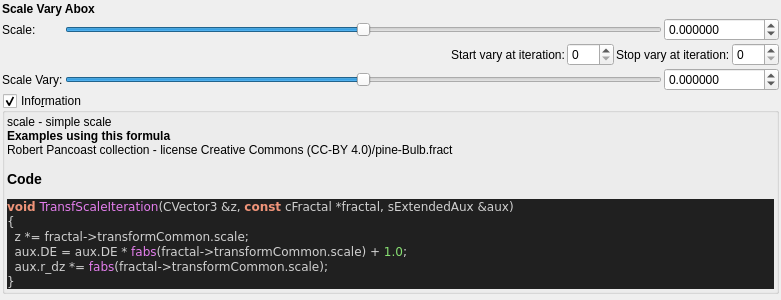
<?xml version="1.0" encoding="UTF-8"?>
<ui version="4.0">
 <class>Form</class>
 <widget class="QWidget" name="Form">
  <property name="geometry">
   <rect>
    <x>0</x>
    <y>0</y>
    <width>781</width>
    <height>300</height>
   </rect>
  </property>
  <property name="windowTitle">
   <string notr="true">transf_scale</string>
  </property>
  <layout class="QVBoxLayout" name="verticalLayout">
   <property name="spacing">
    <number>2</number>
   </property>
   <property name="leftMargin">
    <number>2</number>
   </property>
   <property name="topMargin">
    <number>2</number>
   </property>
   <property name="rightMargin">
    <number>2</number>
   </property>
   <property name="bottomMargin">
    <number>2</number>
   </property>
   <item>
    <layout class="QGridLayout" name="gridLayout_14">
     <item row="2" column="0" colspan="5">
      <layout class="QGridLayout" name="gridLayout_30">
       <property name="spacing">
        <number>2</number>
       </property>
       <item row="0" column="1">
        <widget class="QSlider" name="slider_mandelbox_scale">
         <property name="sizePolicy">
          <sizepolicy hsizetype="Expanding" vsizetype="Maximum">
           <horstretch>0</horstretch>
           <verstretch>0</verstretch>
          </sizepolicy>
         </property>
         <property name="minimum">
          <number>-5000000</number>
         </property>
         <property name="maximum">
          <number>5000000</number>
         </property>
         <property name="singleStep">
          <number>1</number>
         </property>
         <property name="orientation">
          <enum>Qt::Horizontal</enum>
         </property>
        </widget>
       </item>
       <item row="2" column="2">
        <widget class="MyDoubleSpinBox" name="spinbox_mandelbox_vary_scale_vary">
         <property name="sizePolicy">
          <sizepolicy hsizetype="Minimum" vsizetype="Maximum">
           <horstretch>0</horstretch>
           <verstretch>0</verstretch>
          </sizepolicy>
         </property>
         <property name="prefix">
          <string/>
         </property>
         <property name="suffix">
          <string/>
         </property>
         <property name="decimals">
          <number>6</number>
         </property>
         <property name="minimum">
          <double>-100000.000000000000000</double>
         </property>
         <property name="maximum">
          <double>100000.000000000000000</double>
         </property>
         <property name="singleStep">
          <double>0.100000000000000</double>
         </property>
        </widget>
       </item>
       <item row="2" column="1">
        <widget class="QSlider" name="slider_mandelbox_vary_scale_vary">
         <property name="sizePolicy">
          <sizepolicy hsizetype="Expanding" vsizetype="Maximum">
           <horstretch>0</horstretch>
           <verstretch>0</verstretch>
          </sizepolicy>
         </property>
         <property name="minimum">
          <number>-1000000</number>
         </property>
         <property name="maximum">
          <number>1000000</number>
         </property>
         <property name="value">
          <number>0</number>
         </property>
         <property name="sliderPosition">
          <number>0</number>
         </property>
         <property name="orientation">
          <enum>Qt::Horizontal</enum>
         </property>
        </widget>
       </item>
       <item row="2" column="0">
        <widget class="QLabel" name="label_142">
         <property name="text">
          <string>Scale Vary:</string>
         </property>
        </widget>
       </item>
       <item row="0" column="2">
        <widget class="MyDoubleSpinBox" name="spinbox_mandelbox_scale">
         <property name="sizePolicy">
          <sizepolicy hsizetype="Minimum" vsizetype="Maximum">
           <horstretch>0</horstretch>
           <verstretch>0</verstretch>
          </sizepolicy>
         </property>
         <property name="prefix">
          <string/>
         </property>
         <property name="suffix">
          <string/>
         </property>
         <property name="decimals">
          <number>6</number>
         </property>
         <property name="minimum">
          <double>-100000.000000000000000</double>
         </property>
         <property name="maximum">
          <double>100000.000000000000000</double>
         </property>
         <property name="singleStep">
          <double>0.100000000000000</double>
         </property>
        </widget>
       </item>
       <item row="0" column="0">
        <widget class="QLabel" name="label_140">
         <property name="text">
          <string>Scale:</string>
         </property>
        </widget>
       </item>
       <item row="1" column="0" colspan="3">
        <layout class="QGridLayout" name="gridLayout">
         <item row="0" column="1">
          <widget class="QLabel" name="label_66">
           <property name="text">
            <string>Start vary at iteration:</string>
           </property>
          </widget>
         </item>
         <item row="0" column="4">
          <widget class="MySpinBox" name="spinboxInt_transf_stop_iterations">
           <property name="sizePolicy">
            <sizepolicy hsizetype="Preferred" vsizetype="Maximum">
             <horstretch>0</horstretch>
             <verstretch>0</verstretch>
            </sizepolicy>
           </property>
           <property name="maximum">
            <number>250</number>
           </property>
          </widget>
         </item>
         <item row="0" column="3">
          <widget class="QLabel" name="label_48">
           <property name="text">
            <string>Stop vary at iteration:</string>
           </property>
          </widget>
         </item>
         <item row="0" column="2">
          <widget class="MySpinBox" name="spinboxInt_transf_start_iterations">
           <property name="sizePolicy">
            <sizepolicy hsizetype="Minimum" vsizetype="Maximum">
             <horstretch>0</horstretch>
             <verstretch>0</verstretch>
            </sizepolicy>
           </property>
           <property name="minimum">
            <number>0</number>
           </property>
           <property name="maximum">
            <number>250</number>
           </property>
           <property name="value">
            <number>0</number>
           </property>
          </widget>
         </item>
         <item row="0" column="0">
          <spacer name="horizontalSpacer_5">
           <property name="orientation">
            <enum>Qt::Horizontal</enum>
           </property>
           <property name="sizeHint" stdset="0">
            <size>
             <width>40</width>
             <height>2</height>
            </size>
           </property>
          </spacer>
         </item>
        </layout>
       </item>
      </layout>
     </item>
     <item row="0" column="0" colspan="2">
      <widget class="QLabel" name="label_141">
       <property name="font">
        <font>
         <weight>75</weight>
         <bold>true</bold>
        </font>
       </property>
       <property name="text">
        <string>Scale Vary Abox </string>
       </property>
      </widget>
     </item>
    </layout>
   </item>
   <item>
    <widget class="MyGroupBox" name="groupCheck_info">
     <property name="title">
      <string>Info&amp;rmation</string>
     </property>
     <property name="flat">
      <bool>false</bool>
     </property>
     <property name="checkable">
      <bool>true</bool>
     </property>
     <layout class="QVBoxLayout" name="verticalLayout_2">
      <property name="spacing">
       <number>2</number>
      </property>
      <property name="leftMargin">
       <number>2</number>
      </property>
      <property name="topMargin">
       <number>2</number>
      </property>
      <property name="rightMargin">
       <number>2</number>
      </property>
      <property name="bottomMargin">
       <number>2</number>
      </property>
      <item>
       <widget class="QLabel" name="label_code_content">
        <property name="text">
         <string notr="true">&lt;p&gt;scale - simple scale&lt;/p&gt;&lt;table&gt;
&lt;/table&gt;
&lt;br&gt;&lt;b&gt;Examples using this formula&lt;/b&gt;&lt;br&gt;Robert Pancoast collection - license Creative Commons (CC-BY 4.0)/pine-Bulb.fract&lt;h3&gt;Code&lt;/h3&gt;
&lt;body style=&quot;background-color:#202020&quot;&gt;
&lt;pre style=&quot;color:#d0d0d0; background-color:#202020;  font-family:'Courier New',monospace;&quot;&gt;&lt;span style=&quot;color:#f09479; font-weight:bold&quot;&gt;void&lt;/span&gt; &lt;span style=&quot;color:#e47eed&quot;&gt;TransfScaleIteration&lt;/span&gt;&lt;span style=&quot;color:#d0d0d0&quot;&gt;(&lt;/span&gt;CVector3 &lt;span style=&quot;color:#d0d0d0&quot;&gt;&amp;amp;&lt;/span&gt;z&lt;span style=&quot;color:#d0d0d0&quot;&gt;,&lt;/span&gt; &lt;span style=&quot;color:#f09479; font-weight:bold&quot;&gt;const&lt;/span&gt; cFractal &lt;span style=&quot;color:#d0d0d0&quot;&gt;*&lt;/span&gt;fractal&lt;span style=&quot;color:#d0d0d0&quot;&gt;,&lt;/span&gt; sExtendedAux &lt;span style=&quot;color:#d0d0d0&quot;&gt;&amp;amp;&lt;/span&gt;aux&lt;span style=&quot;color:#d0d0d0&quot;&gt;)&lt;/span&gt;
&lt;span style=&quot;color:#d0d0d0&quot;&gt;{&lt;/span&gt;
  z &lt;span style=&quot;color:#d0d0d0&quot;&gt;*=&lt;/span&gt; fractal&lt;span style=&quot;color:#d0d0d0&quot;&gt;-&amp;gt;&lt;/span&gt;transformCommon&lt;span style=&quot;color:#d0d0d0&quot;&gt;.&lt;/span&gt;scale&lt;span style=&quot;color:#d0d0d0&quot;&gt;;&lt;/span&gt;
  aux&lt;span style=&quot;color:#d0d0d0&quot;&gt;.&lt;/span&gt;DE &lt;span style=&quot;color:#d0d0d0&quot;&gt;=&lt;/span&gt; aux&lt;span style=&quot;color:#d0d0d0&quot;&gt;.&lt;/span&gt;DE &lt;span style=&quot;color:#d0d0d0&quot;&gt;*&lt;/span&gt; &lt;span style=&quot;color:#e47eed&quot;&gt;fabs&lt;/span&gt;&lt;span style=&quot;color:#d0d0d0&quot;&gt;(&lt;/span&gt;fractal&lt;span style=&quot;color:#d0d0d0&quot;&gt;-&amp;gt;&lt;/span&gt;transformCommon&lt;span style=&quot;color:#d0d0d0&quot;&gt;.&lt;/span&gt;scale&lt;span style=&quot;color:#d0d0d0&quot;&gt;) +&lt;/span&gt; &lt;span style=&quot;color:#87df71&quot;&gt;1.0&lt;/span&gt;&lt;span style=&quot;color:#d0d0d0&quot;&gt;;&lt;/span&gt;
  aux&lt;span style=&quot;color:#d0d0d0&quot;&gt;.&lt;/span&gt;r_dz &lt;span style=&quot;color:#d0d0d0&quot;&gt;*=&lt;/span&gt; &lt;span style=&quot;color:#e47eed&quot;&gt;fabs&lt;/span&gt;&lt;span style=&quot;color:#d0d0d0&quot;&gt;(&lt;/span&gt;fractal&lt;span style=&quot;color:#d0d0d0&quot;&gt;-&amp;gt;&lt;/span&gt;transformCommon&lt;span style=&quot;color:#d0d0d0&quot;&gt;.&lt;/span&gt;scale&lt;span style=&quot;color:#d0d0d0&quot;&gt;);&lt;/span&gt;
&lt;span style=&quot;color:#d0d0d0&quot;&gt;}&lt;/span&gt;
&lt;/pre&gt;
&lt;/body&gt;</string>
        </property>
        <property name="wordWrap">
         <bool>true</bool>
        </property>
        <property name="openExternalLinks">
         <bool>true</bool>
        </property>
        <property name="textInteractionFlags">
         <set>Qt::LinksAccessibleByMouse|Qt::TextSelectableByMouse</set>
        </property>
       </widget>
      </item>
     </layout>
    </widget>
   </item>
   <item>
    <spacer name="verticalSpacer">
     <property name="orientation">
      <enum>Qt::Vertical</enum>
     </property>
     <property name="sizeHint" stdset="0">
      <size>
       <width>20</width>
       <height>40</height>
      </size>
     </property>
    </spacer>
   </item>
  </layout>
 </widget>
 <customwidgets>
  <customwidget>
   <class>MyGroupBox</class>
   <extends>QGroupBox</extends>
   <header>my_group_box.h</header>
   <container>1</container>
  </customwidget>
  <customwidget>
   <class>MyDoubleSpinBox</class>
   <extends>QDoubleSpinBox</extends>
   <header>my_double_spin_box.h</header>
  </customwidget>
  <customwidget>
   <class>MySpinBox</class>
   <extends>QSpinBox</extends>
   <header>my_spin_box.h</header>
  </customwidget>
 </customwidgets>
 <tabstops>
  <tabstop>groupCheck_info</tabstop>
 </tabstops>
 <resources/>
 <connections/>
</ui>
